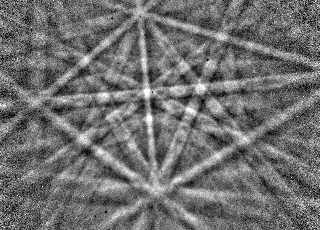
#> input picture extenralRefereces/1-s2.0-S1044580316300924-mmc1/Ni_Example3.bmp, 320 x 230 px
$ python plotEBSDLatticeGeo.py   (Python 2 division)
#> lines starting #> are read from the running program, lines starting #| are printed output that depends on the picture
#------------------------------------------------------------------------------
# Demonstration of BRUKER EBSD coordinate system conventions
#------------------------------------------------------------------------------
# Simple reference simulation of lattice plane traces
# for EBSD patterns in gnomonic projection
#------------------------------------------------------------------------------
#
# Limitations:
# only crystal-geometric calculations: LATTICE PLANE TRACES and ZONE AXES
# no atoms, no extinction rules, no Kikuchi bands!
#
#
#------------------------------------------------------------------------------
# MIT License
#
# Copyright (c) 2015 Bruker Nano GmbH
#
# Permission is hereby granted, free of charge, to any person obtaining a copy
# of this software and associated documentation files (the "Software"), to deal
# in the Software without restriction, including without limitation the rights
# to use, copy, modify, merge, publish, distribute, sublicense, and/or sell
# copies of the Software, and to permit persons to whom the Software is
# furnished to do so, subject to the following conditions:
#
# The above copyright notice and this permission notice shall be included in all
# copies or substantial portions of the Software.
#
# THE SOFTWARE IS PROVIDED "AS IS", WITHOUT WARRANTY OF ANY KIND, EXPRESS OR
# IMPLIED, INCLUDING BUT NOT LIMITED TO THE WARRANTIES OF MERCHANTABILITY,
# FITNESS FOR A PARTICULAR PURPOSE AND NONINFRINGEMENT. IN NO EVENT SHALL THE
# AUTHORS OR COPYRIGHT HOLDERS BE LIABLE FOR ANY CLAIM, DAMAGES OR OTHER
# LIABILITY, WHETHER IN AN ACTION OF CONTRACT, TORT OR OTHERWISE, ARISING FROM,
# OUT OF OR IN CONNECTION WITH THE SOFTWARE OR THE USE OR OTHER DEALINGS IN THE
# SOFTWARE.
#------------------------------------------------------------------------------


#----------------- PLOTTING OPTIONS -------------------------------------------
# use pattern image
PLOT_PATTERN_IMAGE=True
# zoom factor for space around EBSD-pattern:
PATTERN_PLOT_FACTOR=1.2
# plot (hkl) plane poles:
PLOT_HKL_POLES =False
# draw projection of reciprocal space direction:
PLOT_HESSE_LINES=False
# draw gnomonic angles in 10 degree intervals:
PLOT_GNOM_THETA=True
#------------------------------------------------------------------------------


#------------------------------------------------------------------------------
# USER PARAMETERS: ENTER the Values from the BRUKER ESPRIT & DYNAMICS EBSD SOFTWARE
#------------------------------------------------------------------------------

#------------------------------------------------------------------------------
# triclinic reference test values
#------------------------------------------------------------------------------
''
ExpImageFilename='Tri_Example.png'

a =2.0
b =3.0
c =4.0
alpha = 70.0
beta  = 100.0
gamma = 120.0

BRKR_SampleTilt=70.0
BRKR_DetectorTilt=-7.0

# Euler Angles (Bunge convention, rotation of the coordinate system base vectors)
BRKR_phi1=22
BRKR_Phi=39
BRKR_phi2=67

# Pattern Center
BRKR_DD =0.85 # in units of screen height
BRKR_PCX=0.35 # in units of screen width, from left of exp. pattern
BRKR_PCY=0.15 # in units of screen height, from top of exp. pattern

# Screen, only the Aspect Ratio is important here
BRKR_ScreenWidth=320
BRKR_ScreenHeight=230

# generate (hkl) up to (+/-hkl_max +/-hkl_max +/-hkl_max)
hkl_max=1
#------------------------------------------------------------------------------

#------------------------------------------------------------------------------
# Ni superalloy reference test values
#------------------------------------------------------------------------------
''

ExpImageFilename='Ni_Example3.bmp'

a =1.0
b =1.0
c =1.0
alpha = 90.0 # convert angles into radians
beta  = 90.0
gamma = 90.0

BRKR_SampleTilt=70.0
BRKR_DetectorTilt=4.58

# Euler Angles (Bunge convention, rotation of the coordinate system base vectors)
BRKR_phi1=126.7
BRKR_Phi=37.9
BRKR_phi2=272.2

# Pattern Center
BRKR_DD =0.642 # in units of screen height
BRKR_PCX=0.483 # in units of screen width, from left of exp. pattern
BRKR_PCY=0.279 # in units of screen height, from top of exp. pattern

# Screen, only the Aspect Ratio is important here
BRKR_ScreenWidth=320
BRKR_ScreenHeight=230

# generate (hkl) up to (+/-hkl_max +/-hkl_max +/-hkl_max)
hkl_max=1


#------------------------------------------------------------------------------
# NO EXTERNAL PARAMETERS NEEDED BEYOND THIS POINT
#------------------------------------------------------------------------------
import numpy as np
import matplotlib
import matplotlib.pyplot as plt
import math as m
import matplotlib.image as image

matplotlib.rcParams.update({'font.size': 16})
from matplotlib import rc
#rc('font',**{'family':'sans-serif','sans-serif':['Helvetica']})
## for Palatino and other serif fonts use:
#rc('font',**{'family':'serif','serif':['Palatino']})
rc('text', usetex=False)
#------------------------------------------------------------------------------
# calculation of general parameters from Bruker parameters
#------------------------------------------------------------------------------
alpha = np.deg2rad(alpha) # convert angles into radians
beta  = np.deg2rad(beta)
gamma = np.deg2rad(gamma)

# total x-axis pre-tilt, relative tilt between screen and sample
TotalTilt=((BRKR_SampleTilt-90.0)-BRKR_DetectorTilt) * m.pi/180.0

# Euler Angles in Bunge convention
phi1=float(BRKR_phi1)*m.pi/180.0
Phi =float(BRKR_Phi) *m.pi/180.0
phi2=float(BRKR_phi2)*m.pi/180.0

# limits of gnomonic projection
ScreenAspect=float(BRKR_ScreenWidth)/float(BRKR_ScreenHeight)
y_gn_max= + (    BRKR_PCY)              /BRKR_DD
y_gn_min= - (1.0-BRKR_PCY)              /BRKR_DD
x_gn_max= +((1.0-BRKR_PCX)*ScreenAspect)/BRKR_DD
x_gn_min= -((    BRKR_PCX)*ScreenAspect)/BRKR_DD
#print np.degrees(TotalTilt)
#print(BRKR_PCX,BRKR_PCY,ScreenAspect,BRKR_DD)
#print(y_gn_min,y_gn_max,x_gn_min,x_gn_max)
if PLOT_PATTERN_IMAGE:
    ExperimentalImage = image.imread(ExpImageFilename)
#> ExperimentalImage is the input picture: shape (230, 320); min 0, max 255, mean 111.4
#------------------------------------------------------------------------------

#------------------------------------------------------------------------------
# Rotation matrices
#------------------------------------------------------------------------------
#  see e.g.
#  J. B. Kuipers "Quaternions and Rotation Sequences",
#  Princeton University Press, 1999

def Rx(RotAngle):
    '''
    provides the X axis (e1) rotation matrix in cartesian systems,
	input "RotAngle" in radians

    meaning for a COLUMN of VECTORS: transformation matrix U for VECTORS
    this matrix rotates a set of "old" basis vectors
    $(\vec{e1},\vec{e2},\vec{e3})^T$ (column) by +RotAngle (right hand rule)
    to a new set of basis vectors $(\vec{e1}',\vec{e2}',\vec{e3}')^T$ (column)

    meaning for a COLUMN of vector COORDINATES:
    (1) (N_P_O):    coordinates of fixed vector in a "new" basis that is
                    rotated by +RotAngle (passive rotation)
    (2) (O_P_O):    active rotation of vector coordinates in the same
                    "old" basis by -RotAngle
    '''
    mat=np.matrix([ [1,                 0,               0 ],
                    [0,  np.cos(RotAngle), np.sin(RotAngle)],
                    [0, -np.sin(RotAngle), np.cos(RotAngle)]])
    return mat
#------------------------------------------------------------------------------


#------------------------------------------------------------------------------
def Rz(RotAngle):
    '''
    provides the Z axis (e3) rotation matrix in cartesian systems,
	input "RotAngle" in radians

    meaning for a COLUMN of VECTORS: transformation matrix U for VECTORS
    this matrix rotates a set of "old" basis vectors
    $(\vec{e1},\vec{e2},\vec{e3})^T$ (column) by +RotAngle (right hand rule)
    to a new set of basis vectors $(\vec{e1}',\vec{e2}',\vec{e3}')^T$ (column)

    meaning for a COLUMN of vector COORDINATES:
    (1) (N_P_O):    coordinates of fixed vector in a "new" basis that is
                    rotated by +RotAngle (passive rotation)
    (2) (O_P_O):    active rotation of vector coordinates in the same
                    "old" basis by -RotAngle
    '''
    mat=np.matrix([[ np.cos(RotAngle) , np.sin(RotAngle), 0 ],
                   [-np.sin(RotAngle) , np.cos(RotAngle), 0 ],
                   [                0 ,                0, 1 ]])
    return mat
#------------------------------------------------------------------------------


#------------------------------------------------------------------------------
def CalcStructureMatrix(a=1.0,b=1.0,c=1.0,
                        alpha=np.deg2rad(90.0),
                        beta=np.deg2rad(90.0),
                        gamma=np.deg2rad(90.0)):
    '''
    computes the structure matrix from lattice parameters
    input angles in RADIANS
    convention: McKie&McKie, "Essentials of Crystallography", 1986
    '''

    ca = m.cos(alpha)
    sa = m.sin(alpha)
    cb = m.cos(beta)
    cg = m.cos(gamma)

    ax = a * m.sqrt(1.0+2.0*ca*cb*cg-(ca*ca+cb*cb+cg*cg))/sa
    ay = a * (cg-ca*cb)/sa
    az = a * cb

    by = b * sa
    bz = b * ca

    cz = c

    StructureMat=np.matrix([[ax , 0,  0 ],
                            [ay , by, 0 ],
                            [az , bz, cz]])
    return StructureMat
#------------------------------------------------------------------------------


def getPlotRadius(x1,x2,y1,y2):
    '''
    maximum radius of plot from PC from gnomonic pattern extent
    '''
    PlotR=np.max([x1*x1+y1*y1,x1*x1+y2*y2,x2*x2+y1*y1,x2*x2+y2*y2]) # radius
    #PlotR=np.max(np.abs([x1,x2,y1,y2])) # absolute max. x-y-extent

    PlotR=PATTERN_PLOT_FACTOR*m.sqrt(PlotR)
    return PlotR

RPlot=getPlotRadius(x_gn_min,x_gn_max,y_gn_min,y_gn_max)


def makeLabelList(bracket1,bracket2,IndexArray):
    '''
    returns the indices formated with chosen bracket
    '''
#> called with bracket1 = '[', bracket2 = ']', IndexArray = array of shape (3, 13)
    LabelList=list()
    for ix in xrange(IndexArray.shape[1]):
        formattedline =(bracket1+'%i %i %i'+bracket2) % ( tuple(IndexArray[:,ix]) )
        LabelList.append(formattedline)

    return np.array(LabelList)


# reference output
# [27 lines left out: function printRefValues, not called in this run]

#------------------------------------------------------------------------------
# List of generic indices to be used seperately for
# - direct space (directions)
# - reciprocal space (plane normals)
#------------------------------------------------------------------------------
# make a simple list of indices pqr
p = np.arange(-hkl_max,hkl_max+1,1)
q = np.arange(-hkl_max,hkl_max+1,1)
r = np.arange(-hkl_max,hkl_max+1,1)
pqr=np.vstack(np.meshgrid(p,q,r)).reshape(3,-1).T
# remove 000 vector
# norms of index vectors
pqr_norms=np.array(np.linalg.norm(pqr, axis=1))
not000=np.less(1e-6,np.abs(pqr_norms))

# lattice plane normals = reciprocal space vectors hkl
# measured in lattice system K ("NEW") = capital letters
HKL=pqr[not000].T

# direct space vectors = zone axes
UVW=pqr[not000].T

# save indices to files
#np.savetxt('HKL.txt',HKL.T,fmt='%4i')
#np.savetxt('UVW.txt',UVW.T,fmt='%4i')
#------------------------------------------------------------------------------


# -----------------------------------------------------------------------------
# SET UP TRANSFORMATION MATRICES
# -----------------------------------------------------------------------------

# STRUCTURE MATRICES
#------------------------------------------------------------------------------
# direct structure matrix A
# A gives the direct lattice basis vector coordinates (column vectors)
# in the Cartesian system
A = CalcStructureMatrix(a,b,c,alpha,beta,gamma)
# reciprocal structure matrix A+: transpose of inverse of A
# A+ gives to reciprocal lattice basis vector coordinates (column vectors)
# in the Cartesian system
Aplus = (A.I).T
#------------------------------------------------------------------------------

# rotation from Detector system to sample system
U_S = Rx(TotalTilt)


# rotation of Sample System to Cartesian Crystal System = ORIENTATION OF GRAIN
U_O = Rz(phi2)  * Rx(Phi) * Rz(phi1)


# transformation of Cartesian Crystal system
U_A     = A.T       # to direct Crystal lattice K
U_Astar = Aplus.T   # to reciprocal lattice Kstar

U_K_M     =U_A     * U_O * U_S
U_Kstar_M =U_Astar * U_O * U_S

# ---- TOTAL TRANSFORMATION MATRICES-------------------------------------------
# as numpy arrays (no np.matrix anymore from here on)
U_K     = np.asarray(U_K_M )
U_Kstar = np.asarray(U_Kstar_M)
U_KstarIT=np.asarray(U_Kstar_M.I.T)
# -----------------------------------------------------------------------------

#printRefValues()

# -----------------------------------------------------------------------------
# TRANSFORMATION OF UVW direct space vectors to detector system
# RULE: "old" (detector) from "NEW" (direct lattice) coordinates by U^T
# -----------------------------------------------------------------------------
UVW_D = np.dot(U_K.T, UVW) # column vectors UVW
# -----------------------------------------------------------------------------

# -----------------------------------------------------------------------------
# TRANSFORMATION OF HKL reciprocal space vectors to detector system
# RULE: "old" (detector) from "NEW" (recipr. lattice) by U^T (here: U_KStar^T)
# -----------------------------------------------------------------------------
HKL_D = np.dot(U_Kstar.T, HKL) # column vectors UVW.T
# -----------------------------------------------------------------------------

#np.savetxt('HKL_D.txt',HKL_D.T,fmt='%13.6f')
#np.savetxt('UVW_D.txt',UVW_D.T,fmt='%13.6f')

# -----------------------------------------------------------------------------
# Calculate geometric data for plotting the gnomonic projection
# -----------------------------------------------------------------------------

# UVW directions
# project the detector coordinates to the gnomonic plane
UVW_x,UVW_y,UVW_z = UVW_D.T[:,0], UVW_D.T[:,1], UVW_D.T[:,2]
#UVW_r      = np.sqrt(UVW_x**2+UVW_y**2+UVW_z**2)
#UVW_phi    = np.arctan2(UVW_y,UVW_x)
#UVW_theta  = np.arccos(UVW_z/UVW_r)
UVW_isUpperHemi= np.greater(UVW_z,0.0)

# only take upper hemisphere
UVW_x_u = UVW_x[UVW_isUpperHemi]
UVW_y_u = UVW_y[UVW_isUpperHemi]
UVW_z_u = UVW_z[UVW_isUpperHemi]
UVW_u   = UVW.T[UVW_isUpperHemi]

#print 'UVW_u'
#print UVW_u

# Gnomonic coordinates in detector system
UVW_x_gn=UVW_x_u/UVW_z_u
UVW_y_gn=UVW_y_u/UVW_z_u
UVW_Labels=makeLabelList('[',']',UVW_u.T)

# HKL plane poles
# project the detector coordinates to the gnomonic plane
HKL_x,HKL_y,HKL_z = HKL_D.T[:,0], HKL_D.T[:,1], HKL_D.T[:,2]
HKL_r      = np.sqrt(HKL_x**2+HKL_y**2+HKL_z**2)
HKL_phi    = np.arctan2(HKL_y, HKL_x)
HKL_theta  = np.arccos(HKL_z/HKL_r)

HKL_isUpperHemi= np.greater(HKL_z,0.0)
# only take upper hemisphere
HKL_x_u = HKL_x[HKL_isUpperHemi]
HKL_y_u = HKL_y[HKL_isUpperHemi]
HKL_z_u = HKL_z[HKL_isUpperHemi]
HKL_u   = HKL.T[HKL_isUpperHemi]

# Gnomonic coordinates in detector system
HKL_x_gn=HKL_x_u/HKL_z_u
HKL_y_gn=HKL_y_u/HKL_z_u
HKL_Pole_Labels=makeLabelList('(',')',HKL_u.T)

#np.savetxt('Gnom.txt', [HKL_x_gn.T,HKL_y_gn.T]  )


#------------------------------------------------------------------------------
# plotting of lattice plane traces by finding Hessian normal form of lines
#------------------------------------------------------------------------------
# calculating the lattice plane traces in gnomonic projection
R_Hesse=5.0*RPlot # =tan(theta_max) circle for getting lattice plane traces as coords
# find Hesse normal form of lattice plane trace
# distance from origin is right-angle (Pi/2) complement to distance of pole
d_Hesse=np.tan(0.5*np.pi-HKL_theta)
inCircle=np.less(np.abs(d_Hesse),R_Hesse)
isFullUpper=np.greater(HKL_z,-0.00001) # to include z=0 for traces

inCircle=np.logical_and(inCircle,isFullUpper)

HKL_InCircle=HKL.T[inCircle]
#HKL_InCircle=HKL.T[isPlotTrace]

HKL_Trace_Labels=makeLabelList('(',')',HKL_InCircle.T)

# angle from PC (0,0) to point on circle where the line cuts the circle
alpha_Hesse=np.arccos(d_Hesse[inCircle]/R_Hesse)

alpha1_hkl=HKL_phi[inCircle]-np.pi+alpha_Hesse
alpha2_hkl=HKL_phi[inCircle]-np.pi-alpha_Hesse

C1x=R_Hesse*np.cos(alpha1_hkl)
C1y=R_Hesse*np.sin(alpha1_hkl)

C2x=R_Hesse*np.cos(alpha2_hkl)
C2y=R_Hesse*np.sin(alpha2_hkl)

# label coordinates on smaller circle within plot
R_HESSE_LABELS=0.925*RPlot
R_Hesse=R_HESSE_LABELS

alpha_Hesse=np.arccos(d_Hesse[inCircle]/R_Hesse)

alpha1_hkl=HKL_phi[inCircle]-np.pi+alpha_Hesse
alpha2_hkl=HKL_phi[inCircle]-np.pi-alpha_Hesse

C1xLabels=R_Hesse*np.cos(alpha1_hkl)
C1yLabels=R_Hesse*np.sin(alpha1_hkl)

C2xLabels=R_Hesse*np.cos(alpha2_hkl)
C2yLabels=R_Hesse*np.sin(alpha2_hkl)


# POLE LINES: projections of (hkl) plane normal connected to trace
# only for upper hemisphere
HPointsX=-d_Hesse*np.cos(HKL_phi)
HPointsY=-d_Hesse*np.sin(HKL_phi)

HPointsX_u=HPointsX[HKL_isUpperHemi]
HPointsY_u=HPointsY[HKL_isUpperHemi]
# -----------------------------------------------------------------------------


# -----------------------------------------------------------------------------
# do the PLOTTING using matplotlib
# -----------------------------------------------------------------------------

# size of symbols
PoleSizePt = 6
area = np.pi * PoleSizePt**2


#  set plot size
#fig, ax= plt.subplots()
fig=plt.figure
#plt.figure(figsize=(10.0*ScreenAspect, 10.0)) # rectangualr canvas
plt.figure(figsize=(10.0, 10.0))
#plt.xlim(x_gn_min,x_gn_max)
#plt.ylim(y_gn_min,y_gn_max)
plt.set_cmap('gray')
plt.xlabel('x / z',fontsize=28)
plt.ylabel('y / z',fontsize=28)
#v = 1.5*R_Hesse*np.array([-1, 1, -1, 1]) #v = [xmin, xmax, ymin, ymax]
v = RPlot*np.array([-1, 1, -1, 1]) #v = [xmin, xmax, ymin, ymax]
plt.axis(v)
# plt.axes().set_aspect('equal', 'datalim') # datalim to fill whole canvas
plt.axes().set_aspect('equal') # square plot area

# show experimental pattern in background
if PLOT_PATTERN_IMAGE:
    plt.imshow(ExperimentalImage,  #aspect=1.0,
           extent=(x_gn_min,x_gn_max,y_gn_min,y_gn_max), alpha=0.75, zorder=-1)


#------------------------------------------------------------------------------
# draw circles for angular distances from Pattern Center
if (PLOT_GNOM_THETA==True):
    for ThetaGnom in xrange(0,81,10):
        circle1=plt.Circle((0,0), m.tan(np.deg2rad(ThetaGnom)),
                       alpha=0.15,edgecolor='k',facecolor='None',linewidth=3)
        plt.gcf().gca().add_artist(circle1)
#------------------------------------------------------------------------------


# plot LATTICE PLANE TRACES
plt.plot([C1x, C2x], [C1y, C2y], color='blue', linestyle='-', linewidth=2.0,alpha=0.5,zorder=80)


# ZONE AXES
plt.scatter(UVW_x_gn, UVW_y_gn, s=area, c='yellow', alpha=1.0, zorder=90)


if (PLOT_HKL_POLES==True):
    # lattice plane POLES with PENTAGONS (indicates that this cannot be observed directly)
    plt.scatter(HKL_x_gn, HKL_y_gn, marker='p', s=2.5*area, c='red', alpha=0.8,zorder=80)

    # POLE labels
    labels = HKL_Pole_Labels
    for label, x, y in zip(labels, HKL_x_gn, HKL_y_gn):
        plt.annotate(
        label, zorder=100,
            xy = (x, y), xytext = (0, -14), fontsize=8,
            textcoords = 'offset points', ha = 'center', va = 'top',
            color='black', weight='bold',
            bbox = dict(boxstyle = 'round,pad=0.5', fc = 'red', alpha = 0.6),
            arrowprops = dict(arrowstyle = '-', connectionstyle = 'arc3,rad=0'))
    if (PLOT_HESSE_LINES==True):
        # plot projections of plane normals from Hesse point to Plane Pole
        plt.plot([HKL_x_gn, HPointsX_u], [HKL_y_gn, HPointsY_u], color='red', linestyle='--', linewidth=1.5,alpha=0.8,zorder=60)
        # "Hesse points": meet corresponding (hkl) trace at right angle
        plt.scatter(HPointsX_u, HPointsY_u, s=0.3*area, c='red', marker='s', alpha=1.0, zorder=10)


# ------------ LABELS ----------------------------------------------
# PLANE TRACE labels
labels = HKL_Trace_Labels
for label, x, y in zip(labels, C1xLabels, C1yLabels):
    plt.annotate(
        label,zorder=110,
        xy = (x, y), xytext = (0,0), fontsize=8,
        textcoords = 'offset points',
        ha = 'center', va = 'bottom', color='white', weight='bold',
        bbox = dict(boxstyle = 'round,pad=0.5', fc = 'blue',alpha = 0.6),
        arrowprops = dict(arrowstyle = '-', connectionstyle = 'arc3,rad=0'))


# ZONE AXIS labels
labels = UVW_Labels[:] #[UVW_isUpperHemi]
for label, x, y in zip(labels, UVW_x_gn, UVW_y_gn):
    plt.annotate(
        label, zorder=105,
        xy = (x, y), xytext = (0, 14), fontsize=8,
        color='black', weight='bold',
        textcoords = 'offset points', ha = 'center', va = 'bottom',
        bbox = dict(boxstyle = 'round,pad=0.5', fc = 'yellow', alpha = 0.6),
        arrowprops = dict(arrowstyle = '-', connectionstyle = 'arc3,rad=0'))

# Pattern Center
plt.scatter(0, 0, marker='*',s=1.5*area, alpha=0.7, facecolor='red', edgecolor='k', zorder=200)
plt.annotate(
        'PC',
        xy = (0, 0), xytext = (0,14), fontsize=10,
        textcoords = 'offset points', zorder=201,
        ha = 'center', va = 'bottom',
        color='white', weight='black',
        bbox = dict(boxstyle = 'round,pad=0.5', fc = 'red', alpha = 1.0),
        arrowprops = dict(arrowstyle = '-', connectionstyle = 'arc3,rad=0'))
#------------------------------------------------------------------------------


#------------------------------------------------------------------------------
plt.savefig(ExpImageFilename+"_output.png") # uncomment to save the result
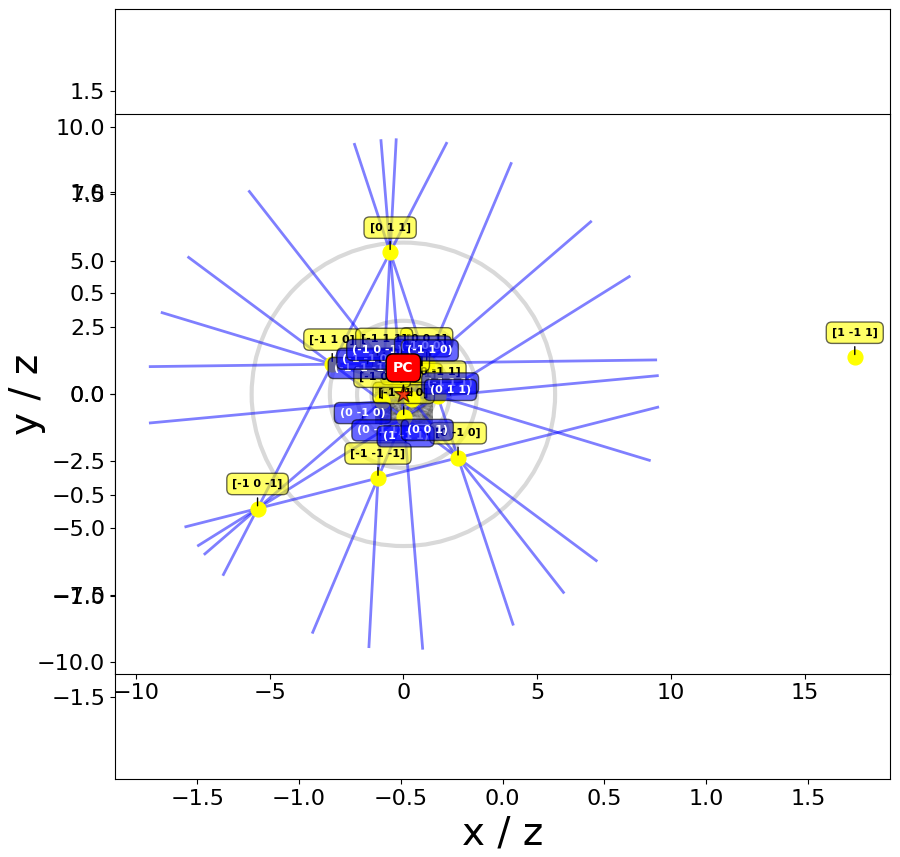
#> figure drawn by matplotlib, 1 panel
plt.show()
#------------------------------------------------------------------------------
'''
phi1,Phi,phi2:
(2.2113321622768156, 0.6614797865058508, 4.750786223928564)
(126.7, 37.899999999999999, 272.19999999999999)
U_S = Rx(alpha):
[[ 1.          0.          0.        ]
 [ 0.          0.90938136 -0.41596338]
 [ 0.          0.41596338  0.90938136]]
Rz(phi1):
[[-0.59762515  0.80177564  0.        ]
 [-0.80177564 -0.59762515  0.        ]
 [ 0.          0.          1.        ]]
Rx(Phi):
[[ 1.          0.          0.        ]
 [ 0.          0.78908408  0.6142852 ]
 [ 0.         -0.6142852   0.78908408]]
Rz(phi2):
[[ 0.03838781 -0.99926292  0.        ]
 [ 0.99926292  0.03838781  0.        ]
 [ 0.          0.          1.        ]]
U_O = G_sample:
[[ 0.60926055  0.50200731 -0.61383242]
 [-0.6214714   0.78308188  0.02358106]
 [ 0.49251891  0.36711228  0.78908408]]
U_O*U_S = G_detector:
[[ 0.60926055  0.20118428 -0.76702442]
 [-0.6214714   0.72192893 -0.30428921]
 [ 0.49251891  0.66207515  0.56487309]]
U_K=U_A*U_O*U_S:
[[ 0.60926055  0.20118428 -0.76702442]
 [-0.6214714   0.72192893 -0.30428921]
 [ 0.49251891  0.66207515  0.56487309]]
Structure Matrix A:
[[  1.00000000e+00   0.00000000e+00   0.00000000e+00]
 [  6.12323400e-17   1.00000000e+00   0.00000000e+00]
 [  6.12323400e-17   6.12323400e-17   1.00000000e+00]]
column vector, direct lattice:
[[ 1]
 [ 2]
 [-3]]
column vector, sample frame:
[[-2.11123899]
 [ 0.96683422]
 [-2.93392255]]
column vector, detector frame:
[[-2.11123899]
 [-0.34118333]
 [-3.07022212]]
 '''
